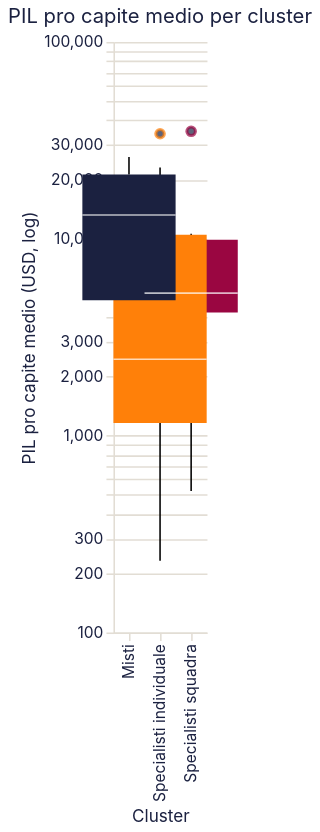

Describe this chart as a Vega-Lite specification.
### Vega-Lite specification from a JSON file in a GitHub repository (floating-point values rounded to 4 significant figures)
{"$schema": "https://vega.github.io/schema/vega-lite/v6.4.1.json", "config": {"axis": {"domainColor": "#e2ddd4", "gridColor": "#e2ddd4", "labelColor": "#1b2140", "labelFont": "Inter, system-ui, -apple-system, BlinkMacSystemFont, 'Segoe UI', Roboto, sans-serif", "labelFontWeight": 400, "tickColor": "#e2ddd4", "titleColor": "#1b2140", "titleFont": "Inter, system-ui, -apple-system, BlinkMacSystemFont, 'Segoe UI', Roboto, sans-serif", "titleFontWeight": 400}, "background": "transparent", "bar": {"fill": "#1b2140"}, "font": "Inter, system-ui, -apple-system, BlinkMacSystemFont, 'Segoe UI', Roboto, sans-serif", "header": {"labelColor": "#1b2140", "labelFont": "Inter, system-ui, -apple-system, BlinkMacSystemFont, 'Segoe UI', Roboto, sans-serif", "titleColor": "#1b2140", "titleFont": "Inter, system-ui, -apple-system, BlinkMacSystemFont, 'Segoe UI', Roboto, sans-serif"}, "legend": {"labelColor": "#1b2140", "labelFont": "Inter, system-ui, -apple-system, BlinkMacSystemFont, 'Segoe UI', Roboto, sans-serif", "titleColor": "#1b2140", "titleFont": "Inter, system-ui, -apple-system, BlinkMacSystemFont, 'Segoe UI', Roboto, sans-serif"}, "line": {"stroke": "#1b2140"}, "mark": {"color": "#1b2140"}, "point": {"fill": "#1b2140", "stroke": "#1b2140"}, "range": {"category": ["#1b2140", "#ff8009", "#9a0641", "#ffe34a", "#e7b6af", "#0088b0", "#e03830"], "heatmap": ["#e7b6af", "#1b2140"], "ramp": ["#e7b6af", "#1b2140"]}, "text": {"color": "#1b2140", "font": "Inter, system-ui, -apple-system, BlinkMacSystemFont, 'Segoe UI', Roboto, sans-serif"}, "title": {"color": "#1b2140", "font": "Inter, system-ui, -apple-system, BlinkMacSystemFont, 'Segoe UI', Roboto, sans-serif", "fontWeight": 400}, "view": {"stroke": "transparent"}}, "data": {"name": "data-6a0ee5550da7a8c47aa2f3c6eb6278eb"}, "datasets": {"data-6a0ee5550da7a8c47aa2f3c6eb6278eb": [{"NOC": "ARG", "cluster": 0, "cluster_label": "Specialisti squadra", "log_medaglie_totali": 3.526, "log_pil_procapite": 8.575, "medaglie_individuali": 15, "medaglie_squadra": 19, "medaglie_totali": 34, "pil_procapite_medio": 5298.0, "quota_individuale": 0.4412}, {"NOC": "ARM", "cluster": 2, "cluster_label": "Specialisti individuale", "log_medaglie_totali": 2.773, "log_pil_procapite": 7.543, "medaglie_individuali": 16, "medaglie_squadra": 0, "medaglie_totali": 16, "pil_procapite_medio": 1888.0, "quota_individuale": 1.0}, {"NOC": "AUS", "cluster": 1, "cluster_label": "Misti", "log_medaglie_totali": 5.966, "log_pil_procapite": 9.999, "medaglie_individuali": 236, "medaglie_squadra": 154, "medaglie_totali": 390, "pil_procapite_medio": 22010.0, "quota_individuale": 0.6051}, {"NOC": "AUT", "cluster": 2, "cluster_label": "Specialisti individuale", "log_medaglie_totali": 3.555, "log_pil_procapite": 9.983, "medaglie_individuali": 28, "medaglie_squadra": 7, "medaglie_totali": 35, "pil_procapite_medio": 21650.0, "quota_individuale": 0.8}, {"NOC": "AZE", "cluster": 2, "cluster_label": "Specialisti individuale", "log_medaglie_totali": 3.784, "log_pil_procapite": 7.926, "medaglie_individuali": 44, "medaglie_squadra": 0, "medaglie_totali": 44, "pil_procapite_medio": 2768.0, "quota_individuale": 1.0}, {"NOC": "BEL", "cluster": 2, "cluster_label": "Specialisti individuale", "log_medaglie_totali": 3.871, "log_pil_procapite": 9.943, "medaglie_individuali": 41, "medaglie_squadra": 7, "medaglie_totali": 48, "pil_procapite_medio": 20800.0, "quota_individuale": 0.8542}, {"NOC": "BLR", "cluster": 1, "cluster_label": "Misti", "log_medaglie_totali": 4.431, "log_pil_procapite": 8.197, "medaglie_individuali": 69, "medaglie_squadra": 15, "medaglie_totali": 84, "pil_procapite_medio": 3629.0, "quota_individuale": 0.8214}, {"NOC": "BRA", "cluster": 0, "cluster_label": "Specialisti squadra", "log_medaglie_totali": 4.771, "log_pil_procapite": 8.254, "medaglie_individuali": 61, "medaglie_squadra": 57, "medaglie_totali": 118, "pil_procapite_medio": 3843.0, "quota_individuale": 0.5169}, {"NOC": "CAN", "cluster": 1, "cluster_label": "Misti", "log_medaglie_totali": 5.318, "log_pil_procapite": 9.969, "medaglie_individuali": 134, "medaglie_squadra": 70, "medaglie_totali": 204, "pil_procapite_medio": 21360.0, "quota_individuale": 0.6569}, {"NOC": "CHN", "cluster": 1, "cluster_label": "Misti", "log_medaglie_totali": 6.295, "log_pil_procapite": 7.498, "medaglie_individuali": 415, "medaglie_squadra": 127, "medaglie_totali": 542, "pil_procapite_medio": 1804.0, "quota_individuale": 0.7657}, {"NOC": "CMR", "cluster": 2, "cluster_label": "Specialisti individuale", "log_medaglie_totali": 1.609, "log_pil_procapite": 6.716, "medaglie_individuali": 4, "medaglie_squadra": 1, "medaglie_totali": 5, "pil_procapite_medio": 825.8, "quota_individuale": 0.8}, {"NOC": "COL", "cluster": 2, "cluster_label": "Specialisti individuale", "log_medaglie_totali": 3.296, "log_pil_procapite": 7.822, "medaglie_individuali": 27, "medaglie_squadra": 0, "medaglie_totali": 27, "pil_procapite_medio": 2494.0, "quota_individuale": 1.0}, {"NOC": "CUB", "cluster": 1, "cluster_label": "Misti", "log_medaglie_totali": 5.333, "log_pil_procapite": 8.114, "medaglie_individuali": 185, "medaglie_squadra": 22, "medaglie_totali": 207, "pil_procapite_medio": 3342.0, "quota_individuale": 0.8937}, {"NOC": "CZE", "cluster": 2, "cluster_label": "Specialisti individuale", "log_medaglie_totali": 3.989, "log_pil_procapite": 9.427, "medaglie_individuali": 43, "medaglie_squadra": 11, "medaglie_totali": 54, "pil_procapite_medio": 12420.0, "quota_individuale": 0.7963}, {"NOC": "DOM", "cluster": 2, "cluster_label": "Specialisti individuale", "log_medaglie_totali": 1.946, "log_pil_procapite": 7.78, "medaglie_individuali": 7, "medaglie_squadra": 0, "medaglie_totali": 7, "pil_procapite_medio": 2393.0, "quota_individuale": 1.0}, {"NOC": "EGY", "cluster": 2, "cluster_label": "Specialisti individuale", "log_medaglie_totali": 2.485, "log_pil_procapite": 6.953, "medaglie_individuali": 12, "medaglie_squadra": 0, "medaglie_totali": 12, "pil_procapite_medio": 1046.0, "quota_individuale": 1.0}, {"NOC": "ESP", "cluster": 1, "cluster_label": "Misti", "log_medaglie_totali": 4.942, "log_pil_procapite": 9.488, "medaglie_individuali": 84, "medaglie_squadra": 56, "medaglie_totali": 140, "pil_procapite_medio": 13200.0, "quota_individuale": 0.6}, {"NOC": "EST", "cluster": 2, "cluster_label": "Specialisti individuale", "log_medaglie_totali": 2.565, "log_pil_procapite": 9.357, "medaglie_individuali": 10, "medaglie_squadra": 3, "medaglie_totali": 13, "pil_procapite_medio": 11580.0, "quota_individuale": 0.7692}, {"NOC": "ETH", "cluster": 2, "cluster_label": "Specialisti individuale", "log_medaglie_totali": 3.951, "log_pil_procapite": 5.444, "medaglie_individuali": 52, "medaglie_squadra": 0, "medaglie_totali": 52, "pil_procapite_medio": 231.4, "quota_individuale": 1.0}, {"NOC": "FIN", "cluster": 2, "cluster_label": "Specialisti individuale", "log_medaglie_totali": 4.248, "log_pil_procapite": 9.993, "medaglie_individuali": 64, "medaglie_squadra": 6, "medaglie_totali": 70, "pil_procapite_medio": 21870.0, "quota_individuale": 0.9143}, {"NOC": "FRA", "cluster": 1, "cluster_label": "Misti", "log_medaglie_totali": 5.9, "log_pil_procapite": 9.891, "medaglie_individuali": 261, "medaglie_squadra": 104, "medaglie_totali": 365, "pil_procapite_medio": 19750.0, "quota_individuale": 0.7151}, {"NOC": "GBR", "cluster": 1, "cluster_label": "Misti", "log_medaglie_totali": 6.033, "log_pil_procapite": 9.917, "medaglie_individuali": 284, "medaglie_squadra": 133, "medaglie_totali": 417, "pil_procapite_medio": 20260.0, "quota_individuale": 0.6811}, {"NOC": "GEO", "cluster": 2, "cluster_label": "Specialisti individuale", "log_medaglie_totali": 3.466, "log_pil_procapite": 7.694, "medaglie_individuali": 32, "medaglie_squadra": 0, "medaglie_totali": 32, "pil_procapite_medio": 2195.0, "quota_individuale": 1.0}, {"NOC": "GER", "cluster": 1, "cluster_label": "Misti", "log_medaglie_totali": 6.061, "log_pil_procapite": 9.964, "medaglie_individuali": 262, "medaglie_squadra": 167, "medaglie_totali": 429, "pil_procapite_medio": 21250.0, "quota_individuale": 0.6107}, {"NOC": "HUN", "cluster": 1, "cluster_label": "Misti", "log_medaglie_totali": 5.684, "log_pil_procapite": 8.726, "medaglie_individuali": 211, "medaglie_squadra": 83, "medaglie_totali": 294, "pil_procapite_medio": 6162.0, "quota_individuale": 0.7177}, {"NOC": "IND", "cluster": 2, "cluster_label": "Specialisti individuale", "log_medaglie_totali": 2.89, "log_pil_procapite": 6.31, "medaglie_individuali": 14, "medaglie_squadra": 4, "medaglie_totali": 18, "pil_procapite_medio": 550.2, "quota_individuale": 0.7778}, {"NOC": "IRL", "cluster": 2, "cluster_label": "Specialisti individuale", "log_medaglie_totali": 3.045, "log_pil_procapite": 10.05, "medaglie_individuali": 19, "medaglie_squadra": 2, "medaglie_totali": 21, "pil_procapite_medio": 23040.0, "quota_individuale": 0.9048}, {"NOC": "ISR", "cluster": 2, "cluster_label": "Specialisti individuale", "log_medaglie_totali": 2.197, "log_pil_procapite": 9.642, "medaglie_individuali": 9, "medaglie_squadra": 0, "medaglie_totali": 9, "pil_procapite_medio": 15400.0, "quota_individuale": 1.0}, {"NOC": "ITA", "cluster": 1, "cluster_label": "Misti", "log_medaglie_totali": 5.823, "log_pil_procapite": 9.741, "medaglie_individuali": 239, "medaglie_squadra": 99, "medaglie_totali": 338, "pil_procapite_medio": 17000.0, "quota_individuale": 0.7071}, {"NOC": "JAM", "cluster": 1, "cluster_label": "Misti", "log_medaglie_totali": 4.22, "log_pil_procapite": 7.827, "medaglie_individuali": 50, "medaglie_squadra": 18, "medaglie_totali": 68, "pil_procapite_medio": 2507.0, "quota_individuale": 0.7353}, {"NOC": "JPN", "cluster": 1, "cluster_label": "Misti", "log_medaglie_totali": 5.852, "log_pil_procapite": 10.02, "medaglie_individuali": 288, "medaglie_squadra": 60, "medaglie_totali": 348, "pil_procapite_medio": 22540.0, "quota_individuale": 0.8276}, {"NOC": "KAZ", "cluster": 2, "cluster_label": "Specialisti individuale", "log_medaglie_totali": 4.248, "log_pil_procapite": 8.511, "medaglie_individuali": 70, "medaglie_squadra": 0, "medaglie_totali": 70, "pil_procapite_medio": 4968.0, "quota_individuale": 1.0}, {"NOC": "KEN", "cluster": 2, "cluster_label": "Specialisti individuale", "log_medaglie_totali": 4.605, "log_pil_procapite": 6.281, "medaglie_individuali": 98, "medaglie_squadra": 2, "medaglie_totali": 100, "pil_procapite_medio": 534.3, "quota_individuale": 0.98}, {"NOC": "KOR", "cluster": 1, "cluster_label": "Misti", "log_medaglie_totali": 5.549, "log_pil_procapite": 9.246, "medaglie_individuali": 197, "medaglie_squadra": 60, "medaglie_totali": 257, "pil_procapite_medio": 10370.0, "quota_individuale": 0.7665}, {"NOC": "LTU", "cluster": 0, "cluster_label": "Specialisti squadra", "log_medaglie_totali": 3.219, "log_pil_procapite": 9.124, "medaglie_individuali": 18, "medaglie_squadra": 7, "medaglie_totali": 25, "pil_procapite_medio": 9176.0, "quota_individuale": 0.72}, {"NOC": "MAR", "cluster": 2, "cluster_label": "Specialisti individuale", "log_medaglie_totali": 3.091, "log_pil_procapite": 7.263, "medaglie_individuali": 22, "medaglie_squadra": 0, "medaglie_totali": 22, "pil_procapite_medio": 1426.0, "quota_individuale": 1.0}, {"NOC": "MDA", "cluster": 2, "cluster_label": "Specialisti individuale", "log_medaglie_totali": 1.946, "log_pil_procapite": 7.411, "medaglie_individuali": 6, "medaglie_squadra": 1, "medaglie_totali": 7, "pil_procapite_medio": 1654.0, "quota_individuale": 0.8571}, {"NOC": "MEX", "cluster": 2, "cluster_label": "Specialisti individuale", "log_medaglie_totali": 3.951, "log_pil_procapite": 8.455, "medaglie_individuali": 46, "medaglie_squadra": 6, "medaglie_totali": 52, "pil_procapite_medio": 4698.0, "quota_individuale": 0.8846}, {"NOC": "NOR", "cluster": 0, "cluster_label": "Specialisti squadra", "log_medaglie_totali": 4.143, "log_pil_procapite": 10.47, "medaglie_individuali": 39, "medaglie_squadra": 24, "medaglie_totali": 63, "pil_procapite_medio": 35170.0, "quota_individuale": 0.619}, {"NOC": "NZL", "cluster": 1, "cluster_label": "Misti", "log_medaglie_totali": 4.644, "log_pil_procapite": 9.676, "medaglie_individuali": 64, "medaglie_squadra": 40, "medaglie_totali": 104, "pil_procapite_medio": 15930.0, "quota_individuale": 0.6154}, {"NOC": "PAK", "cluster": 0, "cluster_label": "Specialisti squadra", "log_medaglie_totali": 1.946, "log_pil_procapite": 6.26, "medaglie_individuali": 1, "medaglie_squadra": 6, "medaglie_totali": 7, "pil_procapite_medio": 523.2, "quota_individuale": 0.1429}, {"NOC": "POL", "cluster": 1, "cluster_label": "Misti", "log_medaglie_totali": 5.425, "log_pil_procapite": 8.987, "medaglie_individuali": 174, "medaglie_squadra": 53, "medaglie_totali": 227, "pil_procapite_medio": 7995.0, "quota_individuale": 0.7665}, {"NOC": "QAT", "cluster": 2, "cluster_label": "Specialisti individuale", "log_medaglie_totali": 1.609, "log_pil_procapite": 10.44, "medaglie_individuali": 5, "medaglie_squadra": 0, "medaglie_totali": 5, "pil_procapite_medio": 34170.0, "quota_individuale": 1.0}, {"NOC": "ROU", "cluster": 1, "cluster_label": "Misti", "log_medaglie_totali": 5.613, "log_pil_procapite": 8.491, "medaglie_individuali": 190, "medaglie_squadra": 84, "medaglie_totali": 274, "pil_procapite_medio": 4870.0, "quota_individuale": 0.6934}, {"NOC": "RUS", "cluster": 1, "cluster_label": "Misti", "log_medaglie_totali": 6.114, "log_pil_procapite": 8.792, "medaglie_individuali": 360, "medaglie_squadra": 92, "medaglie_totali": 452, "pil_procapite_medio": 6581.0, "quota_individuale": 0.7965}, {"NOC": "SRB", "cluster": 0, "cluster_label": "Specialisti squadra", "log_medaglie_totali": 2.708, "log_pil_procapite": 8.432, "medaglie_individuali": 8, "medaglie_squadra": 7, "medaglie_totali": 15, "pil_procapite_medio": 4592.0, "quota_individuale": 0.5333}, {"NOC": "SVK", "cluster": 0, "cluster_label": "Specialisti squadra", "log_medaglie_totali": 3.332, "log_pil_procapite": 9.27, "medaglie_individuali": 20, "medaglie_squadra": 8, "medaglie_totali": 28, "pil_procapite_medio": 10620.0, "quota_individuale": 0.7143}, {"NOC": "SWE", "cluster": 1, "cluster_label": "Misti", "log_medaglie_totali": 4.927, "log_pil_procapite": 10.17, "medaglie_individuali": 94, "medaglie_squadra": 44, "medaglie_totali": 138, "pil_procapite_medio": 26070.0, "quota_individuale": 0.6812}, {"NOC": "THA", "cluster": 2, "cluster_label": "Specialisti individuale", "log_medaglie_totali": 3.401, "log_pil_procapite": 7.653, "medaglie_individuali": 30, "medaglie_squadra": 0, "medaglie_totali": 30, "pil_procapite_medio": 2107.0, "quota_individuale": 1.0}, {"NOC": "TTO", "cluster": 2, "cluster_label": "Specialisti individuale", "log_medaglie_totali": 2.773, "log_pil_procapite": 8.879, "medaglie_individuali": 12, "medaglie_squadra": 4, "medaglie_totali": 16, "pil_procapite_medio": 7180.0, "quota_individuale": 0.75}, {"NOC": "TUN", "cluster": 2, "cluster_label": "Specialisti individuale", "log_medaglie_totali": 2.565, "log_pil_procapite": 7.528, "medaglie_individuali": 13, "medaglie_squadra": 0, "medaglie_totali": 13, "pil_procapite_medio": 1860.0, "quota_individuale": 1.0}, {"NOC": "TUR", "cluster": 2, "cluster_label": "Specialisti individuale", "log_medaglie_totali": 4.127, "log_pil_procapite": 8.294, "medaglie_individuali": 62, "medaglie_squadra": 0, "medaglie_totali": 62, "pil_procapite_medio": 3998.0, "quota_individuale": 1.0}, {"NOC": "UGA", "cluster": 2, "cluster_label": "Specialisti individuale", "log_medaglie_totali": 1.946, "log_pil_procapite": 5.759, "medaglie_individuali": 7, "medaglie_squadra": 0, "medaglie_totali": 7, "pil_procapite_medio": 317.2, "quota_individuale": 1.0}, {"NOC": "UKR", "cluster": 1, "cluster_label": "Misti", "log_medaglie_totali": 4.836, "log_pil_procapite": 7.562, "medaglie_individuali": 105, "medaglie_squadra": 21, "medaglie_totali": 126, "pil_procapite_medio": 1923.0, "quota_individuale": 0.8333}, {"NOC": "USA", "cluster": 1, "cluster_label": "Misti", "log_medaglie_totali": 7.235, "log_pil_procapite": 10.17, "medaglie_individuali": 1062, "medaglie_squadra": 325, "medaglie_totali": 1387, "pil_procapite_medio": 26070.0, "quota_individuale": 0.7657}, {"NOC": "UZB", "cluster": 2, "cluster_label": "Specialisti individuale", "log_medaglie_totali": 3.497, "log_pil_procapite": 6.977, "medaglie_individuali": 33, "medaglie_squadra": 0, "medaglie_totali": 33, "pil_procapite_medio": 1072.0, "quota_individuale": 1.0}, {"NOC": "VEN", "cluster": 2, "cluster_label": "Specialisti individuale", "log_medaglie_totali": 2.565, "log_pil_procapite": 8.252, "medaglie_individuali": 13, "medaglie_squadra": 0, "medaglie_totali": 13, "pil_procapite_medio": 3836.0, "quota_individuale": 1.0}, {"NOC": "ZIM", "cluster": 2, "cluster_label": "Specialisti individuale", "log_medaglie_totali": 2.079, "log_pil_procapite": 6.641, "medaglie_individuali": 7, "medaglie_squadra": 1, "medaglie_totali": 8, "pil_procapite_medio": 765.7, "quota_individuale": 0.875}]}, "encoding": {"color": {"field": "cluster_label", "legend": null, "type": "nominal"}, "x": {"field": "cluster_label", "title": "Cluster", "type": "nominal"}, "y": {"field": "pil_procapite_medio", "scale": {"type": "log"}, "title": "PIL pro capite medio (USD, log)", "type": "quantitative"}}, "height": 380, "mark": {"size": 60, "type": "boxplot"}, "title": "PIL pro capite medio per cluster", "width": "container"}
